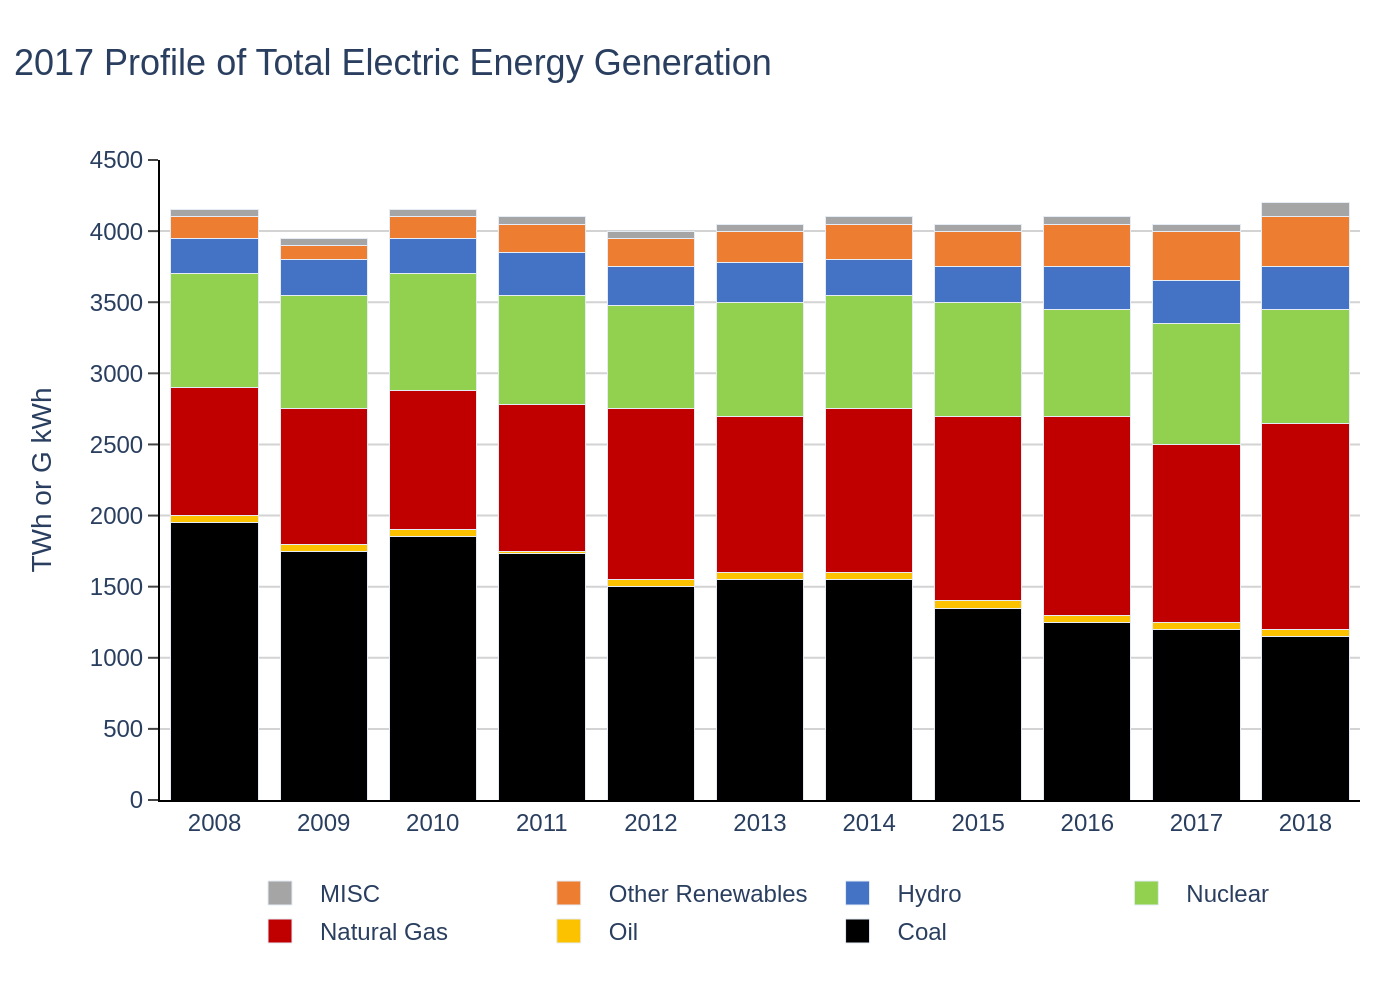

This figure's Python source:
import sys
import json
import plotly.graph_objects as go

if len(sys.argv) != 2:
    print(f"Usage: python {sys.argv[0]} <path_to_json_file>")
    sys.exit(1)

json_path = sys.argv[1]

try:
    with open(json_path, 'r', encoding='utf-8') as f:
        chart_info = json.load(f)
except FileNotFoundError:
    print(f"Error: JSON file not found at {json_path}")
    sys.exit(1)
except json.JSONDecodeError:
    print(f"Error: Could not decode JSON from {json_path}")
    sys.exit(1)

chart_data = chart_info['chart_data']
texts = chart_info['texts']
colors = chart_info['colors']
categories = chart_data['categories']
series_data = chart_data['series']

fig = go.Figure()

for i, series in enumerate(series_data):
    fig.add_trace(go.Bar(
        x=categories,
        y=series['y'],
        name=series['name'],
        marker_color=colors[i]
    ))

title_text = texts.get('title', '')
if texts.get('subtitle'):
    title_text += f"<br><sup>{texts['subtitle']}</sup>"

source_note_parts = []
if texts.get('source'):
    source_note_parts.append(texts['source'])
if texts.get('note'):
    source_note_parts.append(texts['note'])
source_note_html = "<br>".join(source_note_parts)

annotations = []
if source_note_html:
    annotations.append(go.layout.Annotation(
        xref='paper', yref='paper',
        x=0, y=-0.35,
        xanchor='left', yanchor='top',
        text=source_note_html,
        showarrow=False,
        align='left',
        font=dict(family="Arial", size=10, color="grey")
    ))

fig.update_layout(
    barmode='stack',
    title=dict(
        text=title_text,
        x=0.01,
        y=0.95,
        xanchor='left',
        yanchor='top',
        font=dict(size=18)
    ),
    xaxis=dict(
        title_text=texts.get('x_axis_title'),
        showgrid=False,
        linecolor='black',
        ticks=''
    ),
    yaxis=dict(
        title_text=texts.get('y_axis_title'),
        range=[0, 4500],
        dtick=500,
        showgrid=True,
        gridcolor='lightgray',
        linecolor='black',
        ticks='outside',
        title_font=dict(size=14)
    ),
    legend=dict(
        orientation="h",
        yanchor="bottom",
        y=-0.25,
        xanchor="center",
        x=0.5
    ),
    font=dict(
        family="Arial",
        size=12
    ),
    plot_bgcolor='white',
    paper_bgcolor='white',
    margin=dict(l=80, r=20, t=80, b=100),
    annotations=annotations
)

base_name = json_path.split('/')[-1].rsplit('.', 1)[0]
output_filename = f"{base_name}.png"

fig.write_image(output_filename, scale=2)
print(f"Chart saved to {output_filename}")
